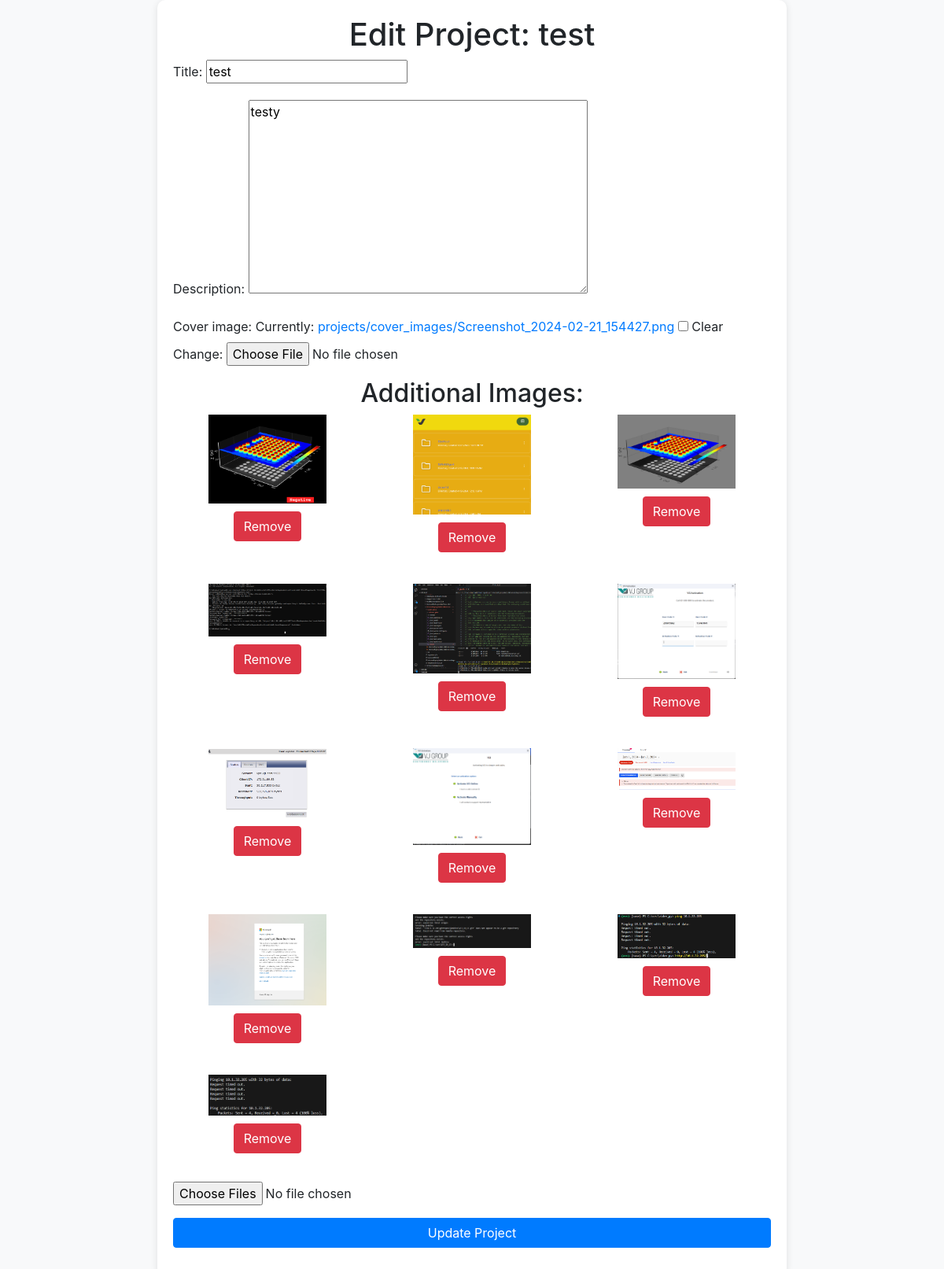
Screenshot of /projects/1/update with the database file from the repository.
### app/models.py (models this page shows, shortened)
class Project(models.Model):
    title = models.CharField(max_length=255)
    description = models.TextField()
    cover_image = models.ImageField(upload_to=get_project_cover_path, blank=True, null=True)

class AdditionalProjectImage(models.Model):
    project = models.ForeignKey(Project, related_name='additional_images', on_delete=models.CASCADE)
    image = models.ImageField(upload_to=get_additional_image_path)
    position = models.PositiveIntegerField(default=0)
    class Meta:
        ordering = ['position']

### app/views.py (the view)
# urls.py: path('projects/<int:pk>/update', edit_project, name='edit_project'),
def edit_project(request, pk):
    project = get_object_or_404(Project, pk=pk)
    if request.method == 'POST':
        project_form = ProjectForm(request.POST, request.FILES, instance=project)
        if project_form.is_valid():
            project = project_form.save()
            existing_images = request.POST.getlist('existing_images')
            for index, image_id in enumerate(existing_images):
                AdditionalProjectImage.objects.filter(id=image_id).update(position=index)
            additional_images = request.FILES.getlist('additional_images')
            for image in additional_images:
                AdditionalProjectImage.objects.create(project=project, image=image)
            return redirect('project_detail', pk=project.pk)
    else:
        project_form = ProjectForm(instance=project)
    return render(request, 'app/pedit.html', {'project_form': project_form, 'project': project})

### app/forms.py
class ProjectForm(forms.ModelForm):
    class Meta:
        model = Project
        fields = ['title', 'description', 'cover_image']

### app/templates/app/pedit.html (shortened to what this page needs)
{% load static %}
<link rel="stylesheet" href="https://stackpath.bootstrapcdn.com/bootstrap/4.3.1/css/bootstrap.min.css">
<div class="container">
    <h1 class="text-center">Edit Project: {{ project.title }}</h1>
    <form method="post" enctype="multipart/form-data">
        {{ project_form.as_p }}
        <h2 class="text-center">Additional Images:</h2>
        <ul id="image-list" class="list-unstyled image-grid">
            {% for img in project.additional_images.all %}
                <li class="image-item">
                    <img src="{{ img.image.url }}" alt="Additional Image" style="width: 150px; height: auto;" />
                    <button type="button" class="btn btn-danger remove-image">Remove</button>
                </li>
            {% endfor %}
        </ul>
        <div class="form-group">
            <input type="file" name="additional_images" multiple class="form-control-file">
        </div>
        <button type="submit" class="btn btn-primary btn-block">Update Project</button>
    </form>
</div>
<!-- {% load static %}

### app/templates/app/pedit.html (style rules this page uses)
.container { max-width: 800px; margin: auto; padding: 20px; background: white; border-radius: 10px; box-shadow: 0 2px 10px rgba(0, 0, 0, 0.1); }
.image-item { text-align: center; margin-bottom: 20px; }
.image-grid { display: grid; grid-template-columns: repeat(3, 1fr); gap: 20px; }
.remove-image { margin-top: 10px; }

### rows the page displays
Project: title "test", description "testy"
AdditionalProjectImage: image (picture)
AdditionalProjectImage: image (picture)
AdditionalProjectImage: image (picture)
AdditionalProjectImage: image (picture)
AdditionalProjectImage: image (picture)
AdditionalProjectImage: image (picture)
AdditionalProjectImage: image (picture)
AdditionalProjectImage: image (picture)
AdditionalProjectImage: image (picture)
AdditionalProjectImage: image (picture)
AdditionalProjectImage: image (picture)
AdditionalProjectImage: image (picture)
AdditionalProjectImage: image (picture)
